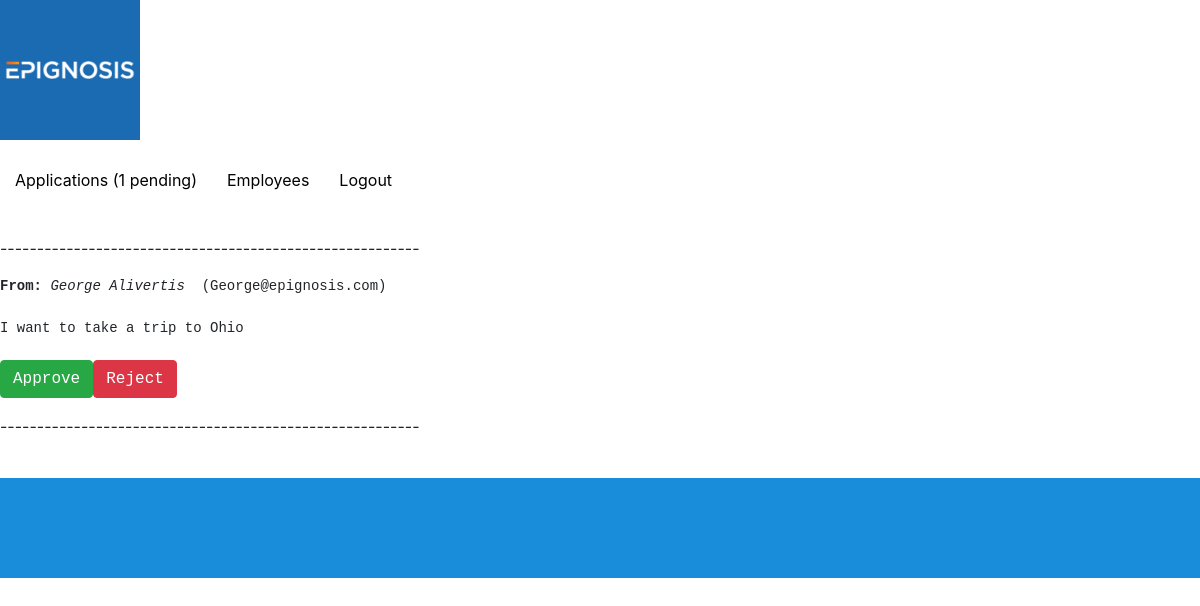
/php/email_applications.php (signed in), run on the app's committed database.
### tables this page shows
CREATE TABLE `applications` (
  `applicationID` int(30) NOT NULL,
  `accountID` int(30) DEFAULT NULL,
  `submitDay` varchar(30) NOT NULL,
  `dateFrom` varchar(30) NOT NULL,
  `dateTo` varchar(30) NOT NULL,
  `reason` varchar(500) NOT NULL,
  `status` varchar(30) NOT NULL
);

CREATE TABLE `users` (
  `accountID` int(30) NOT NULL,
  `firstname` varchar(30) NOT NULL,
  `lastname` varchar(30) NOT NULL,
  `password` varchar(30) NOT NULL,
  `email` varchar(50) NOT NULL,
  `account_type` varchar(30) NOT NULL
);

### includes/dfunctions.inc.php (called while the page is built, shortened)
<?php
function connectDB()
{
    $sname = "localhost";
    $username = "root";
    $password = "";
    $dname = "epignosis";
    $is_connected = mysqli_connect($sname, $username, $password, $dname);
    if (!$is_connected) {
        die("Connection Failed: " . mysqli_connect_error());
    } else {
        return $is_connected;
    }
}
function getPendingApplications()
{
    $is_connected = connectDB();
    return mysqli_query($is_connected, "SELECT * FROM applications WHERE status = 'Pending';");
}
function getUser($accountID)
{
    $is_connected = connectDB();
    $accountID = intval($accountID);
    return mysqli_query($is_connected, "SELECT * FROM users where accountID = $accountID;");
}

### includes/functions.inc.php (the view, shortened to what this page needs)
<?php
function email_app($email, $firstname, $lastname, $reason, $appid){
    $return_email = "<div>";
    $return_email .= "<p>---------------------------------------------------------</p>";
    $return_email .= "<pre>";
    $return_email .= "<b>From: </b><i>$firstname $lastname </i> ($email)<br><br>";
    $return_email .= $reason."<br><br>";
    $return_email .= "<form action=\"users.php\" method=\"post\">";
    $return_email .= "<button type=\"submit\" name=\"button_appr$appid\" class=\"btn btn-success\">Approve</button>";
    $return_email .=   "<button type=\"submit\" name=\"button_rej$appid\" class=\"btn btn-danger\">Reject</button>";
    $return_email .="</form>";
    $return_email .= "</pre>";
    $return_email .= "<p>---------------------------------------------------------</p>";
    $return_email .= "</div><br>";
    return $return_email;
}

### php/email_applications.php (shortened to what this page needs)
<?php
include_once 'header.php';
?>
<?php
require_once '../includes/functions.inc.php';
require_once '../includes/dfunctions.inc.php';
$pendingApp = getPendingApplications();
while ($temp_application = mysqli_fetch_assoc($pendingApp)) {
    $accountID = $temp_application['accountID'];
    $user = getUser($accountID);
    $temp_user = mysqli_fetch_assoc($user);
    $firstname = $temp_user['firstname'];
    $lastname = $temp_user['lastname'];
    $email = $temp_user['email'];
    $reason = $temp_application['reason'];
    $appid = $temp_application['applicationID'];
    echo email_app($email, $firstname, $lastname, $reason, $appid);
}
?>
<?php
include_once 'footer.php';
?>

### css/style.css (style rules this page uses)
* { margin: 0; padding: 0; box-sizing: border-box; }
html { height: 100%; background-color: #fff; color: black; }

### data on the page
applications: accountID.firstname "George", accountID.lastname "Alivertis", accountID.email "George@epignosis.com", reason "I want to take a trip to Ohio"

### other printed values
$numberApp "1"
